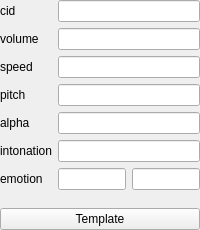
<?xml version="1.0" encoding="UTF-8"?>
<ui version="4.0">
 <class>Form</class>
 <widget class="QWidget" name="Form">
  <property name="geometry">
   <rect>
    <x>0</x>
    <y>0</y>
    <width>200</width>
    <height>230</height>
   </rect>
  </property>
  <property name="windowTitle">
   <string>Form</string>
  </property>
  <layout class="QVBoxLayout" name="verticalLayout">
   <property name="leftMargin">
    <number>0</number>
   </property>
   <property name="topMargin">
    <number>0</number>
   </property>
   <property name="rightMargin">
    <number>0</number>
   </property>
   <property name="bottomMargin">
    <number>0</number>
   </property>
   <item>
    <layout class="QFormLayout" name="formLayout">
     <item row="0" column="0">
      <widget class="QLabel" name="label">
       <property name="text">
        <string>cid</string>
       </property>
      </widget>
     </item>
     <item row="0" column="1">
      <widget class="QLineEdit" name="cidLineEdit"/>
     </item>
     <item row="1" column="0">
      <widget class="QLabel" name="label_3">
       <property name="text">
        <string>volume</string>
       </property>
      </widget>
     </item>
     <item row="1" column="1">
      <widget class="QLineEdit" name="volumeLineEdit"/>
     </item>
     <item row="2" column="0">
      <widget class="QLabel" name="label_4">
       <property name="text">
        <string>speed</string>
       </property>
      </widget>
     </item>
     <item row="2" column="1">
      <widget class="QLineEdit" name="speedLineEdit"/>
     </item>
     <item row="3" column="0">
      <widget class="QLabel" name="label_5">
       <property name="text">
        <string>pitch</string>
       </property>
      </widget>
     </item>
     <item row="3" column="1">
      <widget class="QLineEdit" name="pitchLineEdit"/>
     </item>
     <item row="4" column="0">
      <widget class="QLabel" name="label_2">
       <property name="text">
        <string>alpha</string>
       </property>
      </widget>
     </item>
     <item row="4" column="1">
      <widget class="QLineEdit" name="alphaLineEdit"/>
     </item>
     <item row="5" column="0">
      <widget class="QLabel" name="label_6">
       <property name="text">
        <string>intonation</string>
       </property>
      </widget>
     </item>
     <item row="5" column="1">
      <widget class="QLineEdit" name="intonationLineEdit"/>
     </item>
     <item row="6" column="0">
      <widget class="QLabel" name="label_7">
       <property name="text">
        <string>emotion</string>
       </property>
      </widget>
     </item>
     <item row="6" column="1">
      <layout class="QHBoxLayout" name="horizontalLayout">
       <item>
        <widget class="QLineEdit" name="emotion01LineEdit"/>
       </item>
       <item>
        <widget class="QLineEdit" name="emotion02LineEdit"/>
       </item>
      </layout>
     </item>
    </layout>
   </item>
   <item>
    <spacer name="verticalSpacer">
     <property name="orientation">
      <enum>Qt::Vertical</enum>
     </property>
     <property name="sizeHint" stdset="0">
      <size>
       <width>20</width>
       <height>3</height>
      </size>
     </property>
    </spacer>
   </item>
   <item>
    <widget class="QPushButton" name="templateButton">
     <property name="minimumSize">
      <size>
       <width>200</width>
       <height>0</height>
      </size>
     </property>
     <property name="text">
      <string>Template</string>
     </property>
    </widget>
   </item>
  </layout>
 </widget>
 <resources/>
 <connections/>
</ui>
